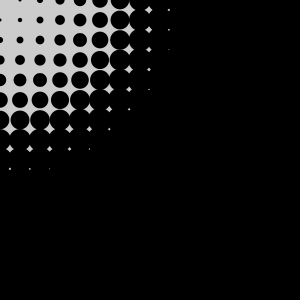
Frame 1 (no input)
Frame 60 (the mouse pressed at the canvas centre just before this capture): identical to frame 1, image omitted
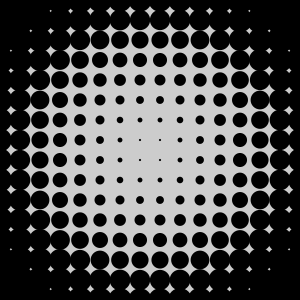
Frame 120 (the mouse held since frame 60 and released just before this capture)

The Processing sketch that drew these frames (run headless with seeded random() and noise(); from frame 60 on, the mouse is pressed at the canvas centre):

// Processing sketch: Dist
// ── Dist.pde
// The dist() function can be used to calculate the distance between two points

float maxDistance;

void setup() {
  size(300, 300);
  noStroke();
  fill(0);
  maxDistance = dist(0, 0, width, height);

}

void draw() {
    background(204);
    for (int i = 0; i <= width; i+= 20) {
        for (int j = 0; j <= height; j += 20) {
            var mouseDist = dist(mouseX, mouseY, i, j);
            var diameter = (mouseDist / maxDistance) * 66.0;
            ellipse(i, j, diameter, diameter);
        }
    }
}
